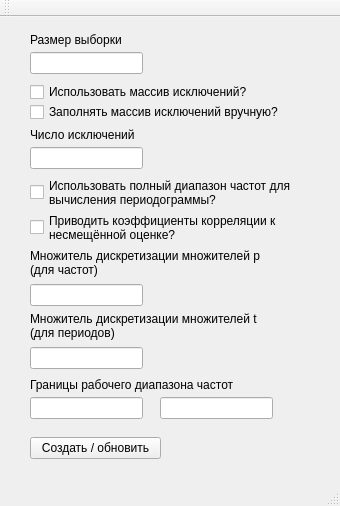
<?xml version="1.0" encoding="UTF-8"?>
<ui version="4.0">
 <class>MainWindow</class>
 <widget class="QMainWindow" name="MainWindow">
  <property name="geometry">
   <rect>
    <x>0</x>
    <y>0</y>
    <width>340</width>
    <height>506</height>
   </rect>
  </property>
  <property name="sizePolicy">
   <sizepolicy hsizetype="Fixed" vsizetype="Fixed">
    <horstretch>0</horstretch>
    <verstretch>0</verstretch>
   </sizepolicy>
  </property>
  <property name="minimumSize">
   <size>
    <width>340</width>
    <height>506</height>
   </size>
  </property>
  <property name="maximumSize">
   <size>
    <width>340</width>
    <height>506</height>
   </size>
  </property>
  <property name="windowTitle">
   <string>MainWindow</string>
  </property>
  <widget class="QWidget" name="centralWidget">
   <widget class="QPushButton" name="saveButton">
    <property name="geometry">
     <rect>
      <x>30</x>
      <y>420</y>
      <width>131</width>
      <height>22</height>
     </rect>
    </property>
    <property name="focusPolicy">
     <enum>Qt::NoFocus</enum>
    </property>
    <property name="contextMenuPolicy">
     <enum>Qt::NoContextMenu</enum>
    </property>
    <property name="text">
     <string>Создать / обновить</string>
    </property>
   </widget>
   <widget class="QCheckBox" name="checkBox_2">
    <property name="geometry">
     <rect>
      <x>30</x>
      <y>85</y>
      <width>271</width>
      <height>20</height>
     </rect>
    </property>
    <property name="mouseTracking">
     <bool>true</bool>
    </property>
    <property name="focusPolicy">
     <enum>Qt::NoFocus</enum>
    </property>
    <property name="contextMenuPolicy">
     <enum>Qt::NoContextMenu</enum>
    </property>
    <property name="toolTip">
     <string>&lt;html&gt;&lt;head/&gt;&lt;body&gt;&lt;p&gt;При отмеченном чекбоксе программа будет использовать массив исключений, указанный в коде процедуры F0; при неотмеченном — будет вычислять индексы-исключения программно (может замедлить выполнение).&lt;/p&gt;&lt;/body&gt;&lt;/html&gt;</string>
    </property>
    <property name="text">
     <string>Заполнять массив исключений вручную?</string>
    </property>
   </widget>
   <widget class="QCheckBox" name="checkBox">
    <property name="geometry">
     <rect>
      <x>30</x>
      <y>65</y>
      <width>241</width>
      <height>20</height>
     </rect>
    </property>
    <property name="focusPolicy">
     <enum>Qt::NoFocus</enum>
    </property>
    <property name="contextMenuPolicy">
     <enum>Qt::NoContextMenu</enum>
    </property>
    <property name="toolTip">
     <string>&lt;html&gt;&lt;head/&gt;&lt;body&gt;&lt;p&gt;При отмеченном чекбоксе программа будет исключать из обработки выпущенные значения временного ряда (значения случайного процесса, приравненные в input к нулю).&lt;/p&gt;&lt;/body&gt;&lt;/html&gt;</string>
    </property>
    <property name="text">
     <string>Использовать массив исключений?</string>
    </property>
   </widget>
   <widget class="QLineEdit" name="lineEdit_1">
    <property name="geometry">
     <rect>
      <x>30</x>
      <y>35</y>
      <width>113</width>
      <height>22</height>
     </rect>
    </property>
    <property name="inputMethodHints">
     <set>Qt::ImhNone</set>
    </property>
   </widget>
   <widget class="QLabel" name="label">
    <property name="geometry">
     <rect>
      <x>30</x>
      <y>15</y>
      <width>101</width>
      <height>16</height>
     </rect>
    </property>
    <property name="toolTip">
     <string>&lt;html&gt;&lt;head/&gt;&lt;body&gt;&lt;p&gt; Указывается полный размер выборки (число строк в файле input).&lt;/p&gt;&lt;/body&gt;&lt;/html&gt;</string>
    </property>
    <property name="text">
     <string>Размер выборки</string>
    </property>
   </widget>
   <widget class="QLineEdit" name="lineEdit_2">
    <property name="geometry">
     <rect>
      <x>30</x>
      <y>130</y>
      <width>113</width>
      <height>22</height>
     </rect>
    </property>
    <property name="inputMethodHints">
     <set>Qt::ImhNone</set>
    </property>
   </widget>
   <widget class="QLabel" name="label_2">
    <property name="geometry">
     <rect>
      <x>30</x>
      <y>110</y>
      <width>111</width>
      <height>16</height>
     </rect>
    </property>
    <property name="toolTip">
     <string>&lt;html&gt;&lt;head/&gt;&lt;body&gt;&lt;p&gt;Число выпущенных значений временного ряда.&lt;/p&gt;&lt;/body&gt;&lt;/html&gt;</string>
    </property>
    <property name="text">
     <string>Число исключений</string>
    </property>
   </widget>
   <widget class="QCheckBox" name="checkBox_3">
    <property name="geometry">
     <rect>
      <x>30</x>
      <y>160</y>
      <width>281</width>
      <height>31</height>
     </rect>
    </property>
    <property name="mouseTracking">
     <bool>true</bool>
    </property>
    <property name="focusPolicy">
     <enum>Qt::NoFocus</enum>
    </property>
    <property name="contextMenuPolicy">
     <enum>Qt::NoContextMenu</enum>
    </property>
    <property name="toolTip">
     <string>&lt;html&gt;&lt;head/&gt;&lt;body&gt;&lt;p&gt;При отмеченном чекбоксе программа будет вычислять периодограмму по полному диапазону частот, при неотмеченном — будет использовать указанный диапазон частот (смотри ниже).&lt;/p&gt;&lt;/body&gt;&lt;/html&gt;</string>
    </property>
    <property name="text">
     <string>Использовать полный диапазон частот для 
вычисления периодограммы?</string>
    </property>
   </widget>
   <widget class="QCheckBox" name="checkBox_4">
    <property name="geometry">
     <rect>
      <x>30</x>
      <y>195</y>
      <width>271</width>
      <height>31</height>
     </rect>
    </property>
    <property name="mouseTracking">
     <bool>true</bool>
    </property>
    <property name="focusPolicy">
     <enum>Qt::NoFocus</enum>
    </property>
    <property name="contextMenuPolicy">
     <enum>Qt::NoContextMenu</enum>
    </property>
    <property name="text">
     <string>Приводить коэффициенты корреляции к 
несмещённой оценке?</string>
    </property>
   </widget>
   <widget class="QLineEdit" name="lineEdit_3">
    <property name="geometry">
     <rect>
      <x>30</x>
      <y>267</y>
      <width>113</width>
      <height>22</height>
     </rect>
    </property>
    <property name="inputMethodHints">
     <set>Qt::ImhNone</set>
    </property>
   </widget>
   <widget class="QLabel" name="label_3">
    <property name="geometry">
     <rect>
      <x>30</x>
      <y>230</y>
      <width>251</width>
      <height>31</height>
     </rect>
    </property>
    <property name="toolTip">
     <string>&lt;html&gt;&lt;head/&gt;&lt;body&gt;&lt;p&gt;Для подробностей смотри вычисление p_num в главной программе.&lt;/p&gt;&lt;/body&gt;&lt;/html&gt;</string>
    </property>
    <property name="text">
     <string>Множитель дискретизации множителей p 
(для частот)</string>
    </property>
   </widget>
   <widget class="QLabel" name="label_4">
    <property name="geometry">
     <rect>
      <x>30</x>
      <y>293</y>
      <width>251</width>
      <height>31</height>
     </rect>
    </property>
    <property name="toolTip">
     <string>&lt;html&gt;&lt;head/&gt;&lt;body&gt;&lt;p&gt;Для подробностей смотри использование t_koef в процедуре F4.&lt;/p&gt;&lt;/body&gt;&lt;/html&gt;</string>
    </property>
    <property name="text">
     <string>Множитель дискретизации множителей t 
(для периодов)</string>
    </property>
   </widget>
   <widget class="QLineEdit" name="lineEdit_4">
    <property name="geometry">
     <rect>
      <x>30</x>
      <y>330</y>
      <width>113</width>
      <height>22</height>
     </rect>
    </property>
    <property name="inputMethodHints">
     <set>Qt::ImhNone</set>
    </property>
   </widget>
   <widget class="QLineEdit" name="lineEdit_5">
    <property name="geometry">
     <rect>
      <x>30</x>
      <y>380</y>
      <width>113</width>
      <height>22</height>
     </rect>
    </property>
    <property name="inputMethodHints">
     <set>Qt::ImhNone</set>
    </property>
   </widget>
   <widget class="QLabel" name="label_5">
    <property name="geometry">
     <rect>
      <x>30</x>
      <y>360</y>
      <width>231</width>
      <height>16</height>
     </rect>
    </property>
    <property name="text">
     <string>Границы рабочего диапазона частот</string>
    </property>
   </widget>
   <widget class="QLineEdit" name="lineEdit_6">
    <property name="geometry">
     <rect>
      <x>160</x>
      <y>380</y>
      <width>113</width>
      <height>22</height>
     </rect>
    </property>
    <property name="inputMethodHints">
     <set>Qt::ImhNone</set>
    </property>
   </widget>
  </widget>
  <widget class="QMenuBar" name="menuBar">
   <property name="geometry">
    <rect>
     <x>0</x>
     <y>0</y>
     <width>340</width>
     <height>19</height>
    </rect>
   </property>
  </widget>
  <widget class="QToolBar" name="mainToolBar">
   <attribute name="toolBarArea">
    <enum>TopToolBarArea</enum>
   </attribute>
   <attribute name="toolBarBreak">
    <bool>false</bool>
   </attribute>
  </widget>
  <widget class="QStatusBar" name="statusBar"/>
 </widget>
 <layoutdefault spacing="6" margin="11"/>
 <resources/>
 <connections/>
</ui>
